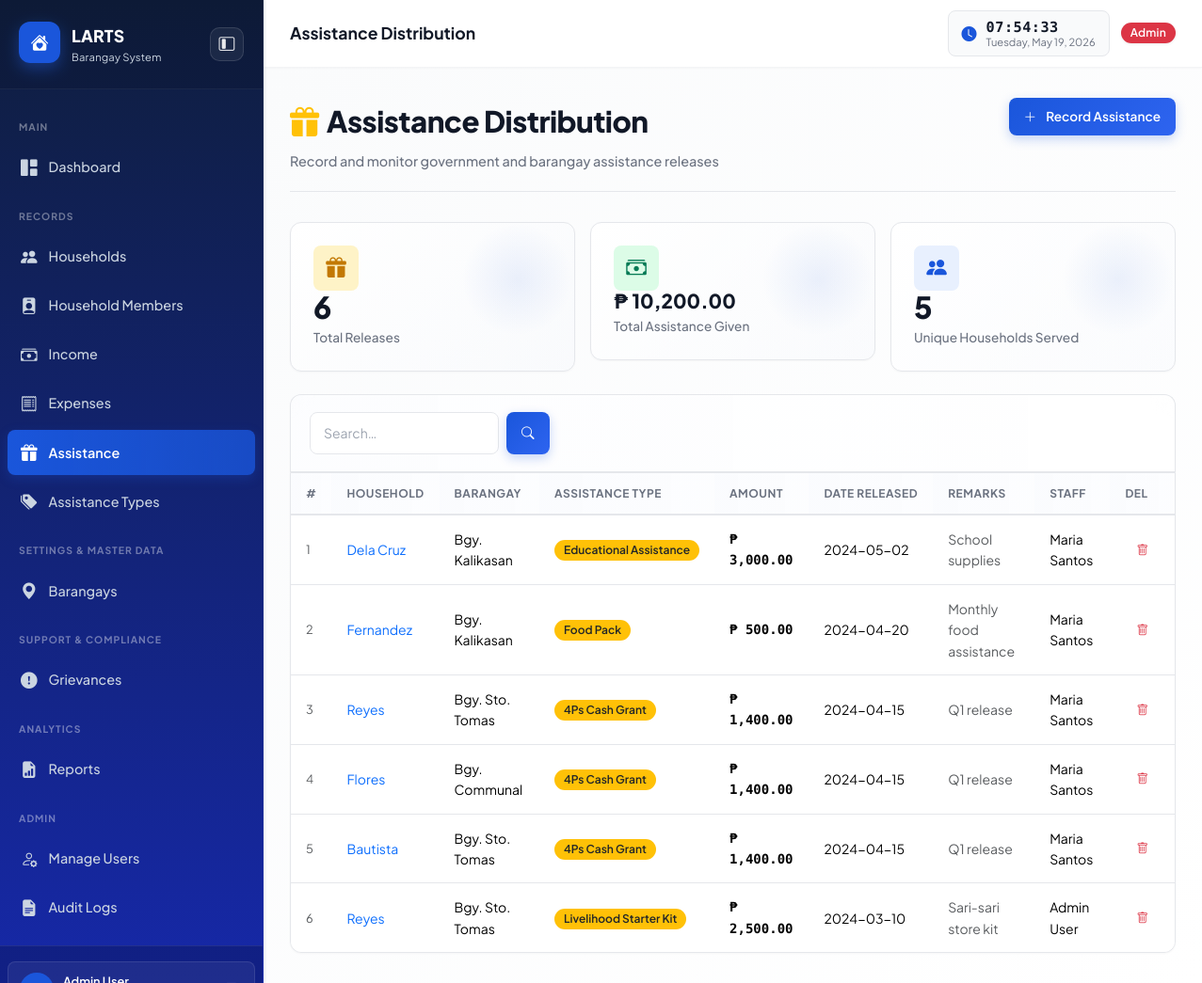
The page /modules/assistance/index.php (signed in) on the database its author committed.
### tables this page shows
CREATE TABLE IF NOT EXISTS assistance_records (
    id              INT AUTO_INCREMENT PRIMARY KEY,
    household_id    INT NOT NULL,
    assistance_type VARCHAR(100) NOT NULL,
    amount          DECIMAL(12,2) NOT NULL,
    date_released   DATE NOT NULL,
    remarks         TEXT,
    staff_id        INT,
    FOREIGN KEY (household_id) REFERENCES households(id) ON DELETE CASCADE,
    FOREIGN KEY (staff_id) REFERENCES users(id) ON DELETE SET NULL
);

CREATE TABLE IF NOT EXISTS households (
    id              INT AUTO_INCREMENT PRIMARY KEY,
    family_name     VARCHAR(100) NOT NULL,
    head_name       VARCHAR(100) NOT NULL,
    barangay        VARCHAR(100) NOT NULL,
    address         TEXT NOT NULL,
    contact         VARCHAR(20),
    members_count   INT DEFAULT 1,
    monthly_income  DECIMAL(12,2) DEFAULT 0.00,
    monthly_expenses DECIMAL(12,2) DEFAULT 0.00,
    economic_status ENUM('stable','at_risk','vulnerable') DEFAULT 'stable',
    date_registered DATE NOT NULL,
    created_by      INT,
    FOREIGN KEY (created_by) REFERENCES users(id) ON DELETE SET NULL
);

CREATE TABLE IF NOT EXISTS users (
    id          INT AUTO_INCREMENT PRIMARY KEY,
    name        VARCHAR(100) NOT NULL,
    username    VARCHAR(50)  NOT NULL UNIQUE,
    password    VARCHAR(255) NOT NULL,
    role        ENUM('admin','staff','encoder') NOT NULL DEFAULT 'encoder',
    created_at  TIMESTAMP DEFAULT CURRENT_TIMESTAMP
);

### includes/auth.php (called while the page is built, shortened)
<?php
function isAdmin(): bool   { return ($_SESSION['user_role'] ?? '') === 'admin'; }
function isStaff(): bool   { return in_array($_SESSION['user_role'] ?? '', ['admin','staff']); }
function clean(string $v): string {
    return htmlspecialchars(trim($v), ENT_QUOTES, 'UTF-8');
}
function formatMoney(float $v): string {
    return '₱ ' . number_format($v, 2);
}

### modules/assistance/index.php (the view, shortened to what this page needs)
<?php
require_once __DIR__ . '/../../includes/header.php';
$db = getDB();
$search = trim($_GET['search'] ?? '');
$sql = "SELECT a.*, h.family_name, h.barangay, u.name as staff_name
        FROM assistance_records a JOIN households h ON a.household_id=h.id
        LEFT JOIN users u ON a.staff_id=u.id";
$params = [];
$sql .= " ORDER BY a.date_released DESC LIMIT 100";
$stmt = $db->prepare($sql); $stmt->execute($params); $rows = $stmt->fetchAll();
$totalGiven  = array_sum(array_column($rows,'amount'));
?>
<div class="page-header">
    <div>
        <div class="page-header-title"><i class="bi bi-gift-fill me-2 text-warning"></i>Assistance Distribution</div>
        <div class="page-header-sub">Record and monitor government and barangay assistance releases</div>
    </div>
    <?php if (isStaff()): ?>
    <button class="btn btn-primary" data-bs-toggle="modal" data-bs-target="#assModal">
        <i class="bi bi-plus-lg me-1"></i>Record Assistance
    </button>
    <?php endif; ?>
</div>
<div class="row g-3 mb-4">
    <div class="col-md-4">
        <div class="stat-card">
            <div class="stat-icon" style="background:#fef3c7;color:#c27803;"><i class="bi bi-gift-fill"></i></div>
            <div class="stat-value"><?= count($rows) ?></div>
            <div class="stat-label">Total Releases</div>
        </div>
    </div>
    <div class="col-md-4">
        <div class="stat-card">
            <div class="stat-icon" style="background:#dcfce7;color:#057a55;"><i class="bi bi-cash-stack"></i></div>
            <div class="stat-value" style="font-size:1.3rem;"><?= formatMoney($totalGiven) ?></div>
            <div class="stat-label">Total Assistance Given</div>
        </div>
    </div>
    <div class="col-md-4">
        <div class="stat-card">
            <div class="stat-icon" style="background:#e8f0fe;color:var(--primary);"><i class="bi bi-people-fill"></i></div>
            <div class="stat-value"><?= count(array_unique(array_column($rows,'household_id'))) ?></div>
            <div class="stat-label">Unique Households Served</div>
        </div>
    </div>
</div>
<div class="card mb-0" style="border-bottom:0;border-radius:var(--radius) var(--radius) 0 0;">
    <div class="toolbar">
        <form method="GET" class="d-flex gap-2">
            <input type="text" name="search" class="form-control" style="max-width:240px;" placeholder="Search…" value="<?= clean($search) ?>">
            <button class="btn btn-primary"><i class="bi bi-search"></i></button>
        </form>
    </div>
</div>
<div class="card" style="border-radius:0 0 var(--radius) var(--radius);">
    <div class="table-wrapper">
        <table class="table mb-0">
            <thead><tr><th>#</th><th>Household</th><th>Barangay</th><th>Assistance Type</th><th>Amount</th><th>Date Released</th><th>Remarks</th><th>Staff</th><?php if(isAdmin()):?><th>Del</th><?php endif;?></tr></thead>
            <tbody>
            <?php if (empty($rows)): ?>
                <tr><td colspan="9" class="empty-state"><i class="bi bi-inbox"></i><p>No records found.</p></td></tr>
            <?php else: foreach ($rows as $i => $r): ?>
            <tr>
                <td class="text-muted" style="font-size:0.8rem;"><?= $i+1 ?></td>
                <td><a href="../households/view.php?id=<?= $r['household_id'] ?>" class="text-decoration-none fw-600"><?= clean($r['family_name']) ?></a></td>
                <td><?= clean($r['barangay']) ?></td>
                <td><span class="badge bg-warning text-dark"><?= clean($r['assistance_type']) ?></span></td>
                <td class="text-money fw-600"><?= formatMoney($r['amount']) ?></td>
                <td><?= $r['date_released'] ?></td>
                <td class="text-muted"><?= clean($r['remarks'] ?? '') ?></td>
                <td><?= clean($r['staff_name'] ?? 'N/A') ?></td>
                <?php if(isAdmin()):?><td><a href="?del=<?= $r['id'] ?>" class="btn btn-sm btn-outline-danger" data-confirm="Delete?"><i class="bi bi-trash"></i></a></td><?php endif;?>
            </tr>
            <?php endforeach; endif; ?>
            </tbody>
        </table>
    </div>
</div>
<?php require_once __DIR__ . '/../../includes/footer.php'; ?>

### rows shown on the page
assistance_records: household.family_name "Dela Cruz", household.barangay "Bgy. Kalikasan", assistance_type "Educational Assistance", amount "₱ 3,000.00", date_released "2024-05-02", remarks "School supplies", staff.name "Maria Santos"
assistance_records: household.family_name "Fernandez", household.barangay "Bgy. Kalikasan", assistance_type "Food Pack", amount "₱ 500.00", date_released "2024-04-20", remarks "Monthly food assistance", staff.name "Maria Santos"
assistance_records: household.family_name "Reyes", household.barangay "Bgy. Sto. Tomas", assistance_type "4Ps Cash Grant", amount "₱ 1,400.00", date_released "2024-04-15", remarks "Q1 release", staff.name "Maria Santos"
assistance_records: household.family_name "Flores", household.barangay "Bgy. Communal", assistance_type "4Ps Cash Grant", amount "₱ 1,400.00", date_released "2024-04-15", remarks "Q1 release", staff.name "Maria Santos"
assistance_records: household.family_name "Bautista", household.barangay "Bgy. Sto. Tomas", assistance_type "4Ps Cash Grant", amount "₱ 1,400.00", date_released "2024-04-15", remarks "Q1 release", staff.name "Maria Santos"
assistance_records: household.family_name "Reyes", household.barangay "Bgy. Sto. Tomas", assistance_type "Livelihood Starter Kit", amount "₱ 2,500.00", date_released "2024-03-10", remarks "Sari-sari store kit", staff.name "Admin User"

### other values the page prints
$pageTitle "Assistance Distribution"
$user['role'] "Admin"
count($rows) "6"
formatMoney($totalGiven) "₱ 10,200.00"
count(array_unique(array_column($rows,'household_id'))) "5"
